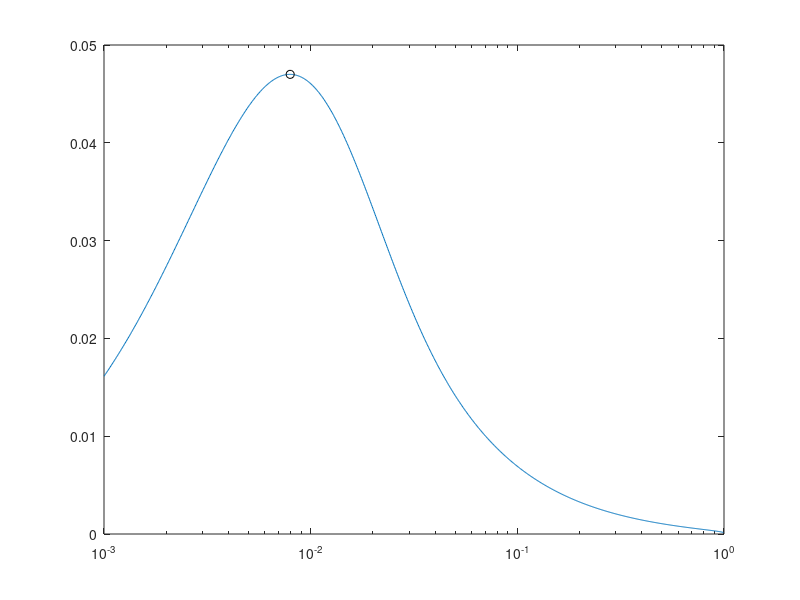

Write MATLAB code to recreate this figure. (Note: this script raises an error after producing the figure.)
%% explore parameter space for degrated protein content and flux
clear;clc;
%% effect of pf on flux of degraded protein
pvals = logspace(-3,0,1e3);

kdmax = 1e0;
KM = 1e-2;
xint = linspace(0,1,5000); dx = xint(2)-xint(1);

% domain length in microns
L = 100;
% scaled domain length
Lhat = 1;
% time unit
tau = L/0.75;
% phago velocity
vp = 1;	% 0.75 um/s
% lyso velocity
vy = 2.67;	% 2um/s
% phago radius
rp = 0.4/L; % 400nm
% lyso radius
ry = 0.1/L; % 100nm
% encounter time
T = 2*(rp+ry)/(vp+vy);
% fusion rates
kfvals = -log(1-pvals)/T;
% production rate multiplier
prodmult = 1e0;
% lyso production rate
kpy = 17.9*prodmult;
% kpy = 100;
% phago production rate
% kpp = 10;
kpp = 1.6e2*prodmult;
% encounter length
ell = 2*(rp+ry);
% beta
betvals = kpp*ell/vp/vy*kfvals;
% density
rho_p = @(x) kpp/vp.*ones(size(x));
rho_y0 = kpy/vy;
rho_y = @(beta,x) rho_y0*exp(-beta.*x);
% acidification
c0 = 1;
% number of fusion events:
Nfunc_th = @(beta,x) kpy/kpp*(exp(-beta*x) - exp(-beta*Lhat));
% acidification with increasing volume
afunc_th = @(beta,x) c0*Nfunc_th(beta,x)./(Nfunc_th(beta,x) + rp^3/ry^3);

degflux = zeros(size(pvals));
for pc = 1:length(pvals)
	A = afunc_th(betvals(pc),xint);
	P = kdmax*A./(A+KM)/vp;
	H = (cumsum(P) - 0.5*P(1)-0.5*P)*dx;
	% this is int_0^x - int_0^1 = - int_x^1
	Hx1 = H - H(end);
	G = 1 - exp(Hx1);
	
	degflux(pc) = G(1)*vp;
end

[~,idx] = max(degflux);

semilogx(pvals,degflux)
hold on
plot(pvals(idx),degflux(idx),'ko')
hold off
plot_cleanup
xlabel('fusion probability $p_f$')
ylabel('flux of degraded protein at soma')
ylim([0,1.1*degflux(idx)])
title(sprintf('$k_\\mathrm{max} = %0.4g,~K_M = %0.4g$\n$ k_{p,p} = %0.4g,~k_{p,y} = %0.4g$',...
	kdmax,KM,kpp,kpy))
% text(0.1,0.9,sprintf('$p_\\mathrm{max} = %0.2f$',pvals(idx)),'Units','normalized',...
% 																															'FontSize',20,'Interpreter','latex')
text(pvals(idx)/2,1.05*degflux(idx),sprintf('$p_\\mathrm{max} = %0.4g$',pvals(idx)),'Units','data',...
	'FontSize',20,'Interpreter','latex')
%% vary production rate ratio or overall production
nvals = 1e2;
pvals = logspace(-3,0,nvals+1);
% pvals = linspace(1/nvals,1,nvals+1);

kdmax = 1e0;
KM = 1e0;
xint = linspace(0,1,5000); dx = xint(2)-xint(1);

% production rate multiplier
prodmult = logspace(0,3,nvals);

% ratio of prod rates kpy/kpp
prodratio = logspace(-2,-1,nvals);

degflux = zeros(length(pvals),nvals);

% domain length in microns
L = 100;
% scaled domain length
Lhat = 1;
% time unit
tau = L/0.75;
% phago velocity
vp = 1;	% 0.75 um/s
% lyso velocity
vy = 2.67;	% 2um/s
% phago radius
rp = 0.4/L; % 400nm
% lyso radius
ry = 0.1/L; % 100nm
% encounter time
T = 2*(rp+ry)/(vp+vy);
% fusion rates
kfvals = -log(1-pvals)/T;
% encounter length
ell = 2*(rp+ry);
% phago production rate
kpp = 1;

% acidification
c0 = 1;
% number of fusion events:
Nfunc_th = @(beta,kpy,kpp,x) kpy/kpp*(exp(-beta*x) - exp(-beta*Lhat));
% acidification with increasing volume
afunc_th = @(beta,kpy,kpp,x) c0*Nfunc_th(beta,kpy,kpp,x)./(Nfunc_th(beta,kpy,kpp,x) + rp^3/ry^3);

for nc = 1:nvals
	
	disp(nc)
	% phago production rate
% 	kpp = 1.6*prodmult(nc);
	
	% lyso production rate
% 	kpy = 17.9*prodmult(nc);
	kpy = prodratio(nc)*kpp;
	
	% beta;
	betvals = kpp*ell/vp/vy*kfvals;
	
	parfor pc = 1:length(pvals)
% 		disp(pc)
		
		A = afunc_th(betvals(pc),kpy,kpp,xint);
		P = kdmax*A./(A+KM)/vp;
		H = (cumsum(P) - 0.5*P(1)-0.5*P)*dx;
		% this is int_0^x - int_0^1 = - int_x^1
		Hx1 = H - H(end);
		G = 1 - exp(Hx1);
		
		degflux(pc,nc) = G(1)*vp;
	end

end
%% surface plot for production rate multiplier
pcolor(pvals,prodmult,degflux')
shading flat
colormap jet;
cb = colorbar;
cb.TickLabelInterpreter = 'latex';
cb.Label.Interpreter = 'latex';
cb.Label.String = 'degraded protein flux $J_d$';
cb.Label.Rotation = 270;
cb.Label.Units = 'normalized';
cb.Label.Position = [6,0.5,0];
set(gca,'XScale','log','YScale','log')
plot_cleanup
xlabel('fusion probability')
ylabel('production rate multiplier ($n$)')
title(sprintf('$k_\\mathrm{max} = %0.4g,~K_M = %0.4g$\n$ k_{p,p} = %0.4gn,~k_{p,y} = %0.4gn$',...
	kdmax,KM,1.6,17.9))
%% get surface plot for production rate ratio
pcolor(pvals,prodratio,degflux')
shading flat
colormap jet;
cb = colorbar;
cb.TickLabelInterpreter = 'latex';
cb.Label.Interpreter = 'latex';
cb.Label.String = 'degraded protein flux $J_d$';
cb.Label.Rotation = 270;
cb.Label.Units = 'normalized';
cb.Label.Position = [6,0.5,0];
set(gca,'XScale','log','YScale','log')
% set(gca,'YScale','log')
plot_cleanup
xlabel('fusion probability')
ylabel('production rate ratio ($r$)')
title(sprintf('$k_\\mathrm{max} = %0.4g,~K_M = %0.4g$, $ k_{p,p} = %0.4g,~k_{p,y} = rk_{p,p}$',...
	kdmax,KM,kpp))
